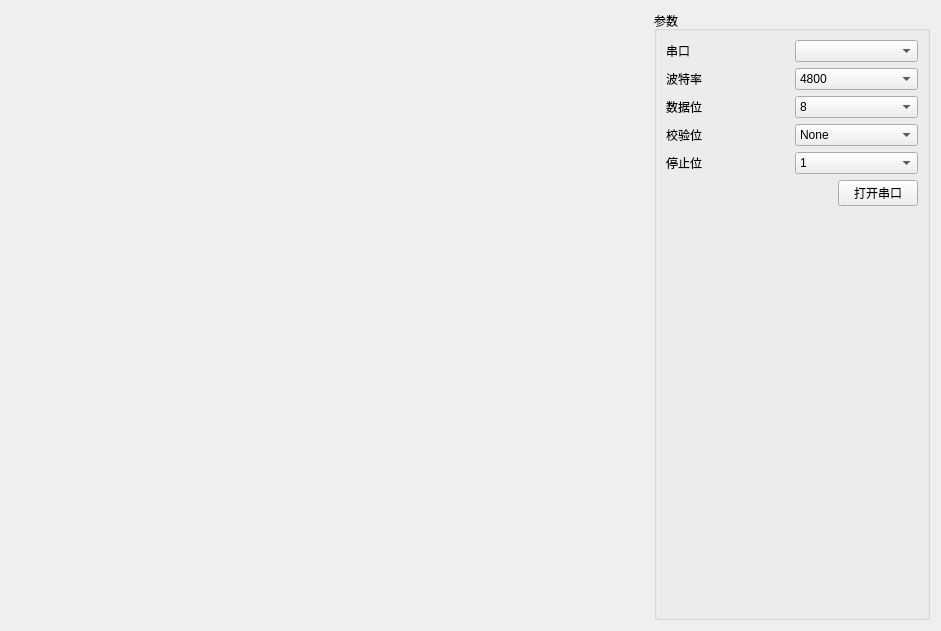
<?xml version="1.0" encoding="UTF-8"?>
<ui version="4.0">
 <class>DataForm</class>
 <widget class="QWidget" name="DataForm">
  <property name="geometry">
   <rect>
    <x>0</x>
    <y>0</y>
    <width>941</width>
    <height>631</height>
   </rect>
  </property>
  <property name="windowTitle">
   <string>Form</string>
  </property>
  <layout class="QHBoxLayout" name="horizontalLayout_2" stretch="7,3">
   <item>
    <layout class="QVBoxLayout" name="verticalLayout_2"/>
   </item>
   <item>
    <widget class="QGroupBox" name="groupBox">
     <property name="title">
      <string>参数</string>
     </property>
     <layout class="QVBoxLayout" name="verticalLayout">
      <item>
       <layout class="QHBoxLayout" name="horizontalLayout_8">
        <item>
         <widget class="QLabel" name="label">
          <property name="text">
           <string>串口</string>
          </property>
         </widget>
        </item>
        <item>
         <widget class="QComboBox" name="cmbPort"/>
        </item>
       </layout>
      </item>
      <item>
       <layout class="QHBoxLayout" name="horizontalLayout_7">
        <item>
         <widget class="QLabel" name="label_2">
          <property name="text">
           <string>波特率</string>
          </property>
         </widget>
        </item>
        <item>
         <widget class="QComboBox" name="cmbBaudRate">
          <item>
           <property name="text">
            <string>4800</string>
           </property>
          </item>
          <item>
           <property name="text">
            <string>9600</string>
           </property>
          </item>
          <item>
           <property name="text">
            <string>19200</string>
           </property>
          </item>
          <item>
           <property name="text">
            <string>38400</string>
           </property>
          </item>
          <item>
           <property name="text">
            <string>57600</string>
           </property>
          </item>
          <item>
           <property name="text">
            <string>115200</string>
           </property>
          </item>
         </widget>
        </item>
       </layout>
      </item>
      <item>
       <layout class="QHBoxLayout" name="horizontalLayout_6">
        <item>
         <widget class="QLabel" name="label_3">
          <property name="text">
           <string>数据位</string>
          </property>
         </widget>
        </item>
        <item>
         <widget class="QComboBox" name="cmbDataBits">
          <item>
           <property name="text">
            <string>8</string>
           </property>
          </item>
          <item>
           <property name="text">
            <string>7</string>
           </property>
          </item>
         </widget>
        </item>
       </layout>
      </item>
      <item>
       <layout class="QHBoxLayout" name="horizontalLayout_5">
        <item>
         <widget class="QLabel" name="label_4">
          <property name="text">
           <string>校验位</string>
          </property>
         </widget>
        </item>
        <item>
         <widget class="QComboBox" name="cmbParity">
          <item>
           <property name="text">
            <string>None</string>
           </property>
          </item>
          <item>
           <property name="text">
            <string>Even</string>
           </property>
          </item>
          <item>
           <property name="text">
            <string>Odd</string>
           </property>
          </item>
         </widget>
        </item>
       </layout>
      </item>
      <item>
       <layout class="QHBoxLayout" name="horizontalLayout_4">
        <item>
         <widget class="QLabel" name="label_5">
          <property name="text">
           <string>停止位</string>
          </property>
         </widget>
        </item>
        <item>
         <widget class="QComboBox" name="cmbStopBits">
          <item>
           <property name="text">
            <string>1</string>
           </property>
          </item>
          <item>
           <property name="text">
            <string>1.5</string>
           </property>
          </item>
          <item>
           <property name="text">
            <string>2</string>
           </property>
          </item>
         </widget>
        </item>
       </layout>
      </item>
      <item>
       <layout class="QHBoxLayout" name="horizontalLayout_3">
        <item>
         <spacer name="horizontalSpacer">
          <property name="orientation">
           <enum>Qt::Horizontal</enum>
          </property>
          <property name="sizeHint" stdset="0">
           <size>
            <width>40</width>
            <height>20</height>
           </size>
          </property>
         </spacer>
        </item>
        <item>
         <widget class="QPushButton" name="btnPort">
          <property name="text">
           <string>打开串口</string>
          </property>
         </widget>
        </item>
       </layout>
      </item>
      <item>
       <layout class="QHBoxLayout" name="horizontalLayout"/>
      </item>
      <item>
       <spacer name="verticalSpacer">
        <property name="orientation">
         <enum>Qt::Vertical</enum>
        </property>
        <property name="sizeHint" stdset="0">
         <size>
          <width>20</width>
          <height>40</height>
         </size>
        </property>
       </spacer>
      </item>
     </layout>
    </widget>
   </item>
  </layout>
 </widget>
 <resources/>
 <connections/>
</ui>
